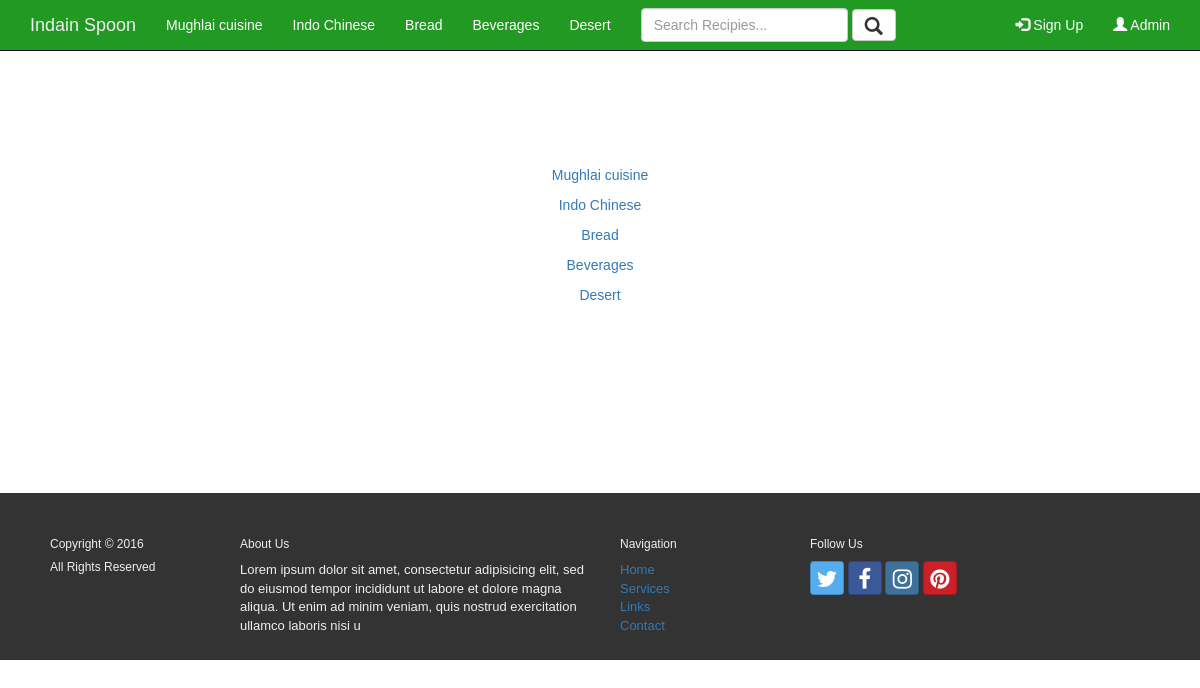
/index.php?page=editcategoryselect (signed in), run on the app's committed database.
### tables this page shows
CREATE TABLE IF NOT EXISTS `category` (
  `categoryID` int(2) NOT NULL,
  `name` varchar(30) NOT NULL
);

### nav.php (called while the page is built)
<?php
include 'connect.php';
$query="select * from category";
$result=mysqli_query($connection,$query) or die ("error querying".mysqli_error());
?>

### editcategoryselect.php (the view, shortened to what this page needs)
<div class="form1">
<?php
$query="select * from category";
$result=mysqli_query($connection,$query) or die("error querying") or die ("error querying");
?>
<h1> Edit Category</h1>
<?php
foreach ($result as $key)
{
  ?>
<p> <a href="index.php?page=editcategory&categoryID=<?php echo $key['categoryID']?>"><?php echo $key['name']?></a></p>
<?php
}
?>
</div>

### header.php (shortened to what this page needs)
<?php include 'nav.php'; ?>
 <div class="navbar navbar-inverse navbar-fixed-top navbar-custom">
       <div class="container">
           <div class="navbar-header">
              <a class="navbar-brand" href="index.php">Indain Spoon</a>
              </div>
              <div class="collapse navbar-collapse" id="myNavbar">
             <ul class="nav navbar-nav">
             <?php
                       foreach($result as $key)
                        echo "<li><a href='index.php?page=category&categoryID=".$key['categoryID']."'>".$key['name']."</a></li>";
             ?>
             </ul>
                     <form class="navbar-form pull-left responsive" method="post" action="index.php?page=search">
              <input type="text" class="form-control" placeholder="Search Recipies..." id="searchInput" name="search">
              <button type="submit" class="btn btn-default">
              <span class="glyphicon glyphicon-search" style="font-size:1.3em;"></span></button>
            </form>
            <ul class="nav navbar-nav navbar-right">
      <li><a href="#"><span class="glyphicon glyphicon-log-in"></span> Sign Up</a></li>
      <li><a href="index.php?page=admin"><span class="glyphicon glyphicon-user"></span> Admin </a></li>
    </ul>
           </div>
       </div>
   </div>

### style.css (style rules this page uses)
.navbar-custom { background-color:#229922; color:#ffffff; }
.navbar-custom .navbar-nav > li > a { color:#fff; }
.navbar-custom .navbar-brand { color:#eeeeee; }
body { background:url(back1.jpg); -webkit-font-smoothing: antialiased; text-rendering: optimizelegibility; font-family:Arial, Helvetica, sans-serif; }
.form1 { margin-top: 100px; text-align: center; min-height: 383px; }
h1 { font-family: "Monotype Corsiva"; text-align: center; font-size: 50px; color: white; margin-top: 10px; }

### data on the page
category: name "Mughlai cuisine"
category: name "Indo Chinese"
category: name "Bread"
category: name "Beverages"
category: name "Desert"
